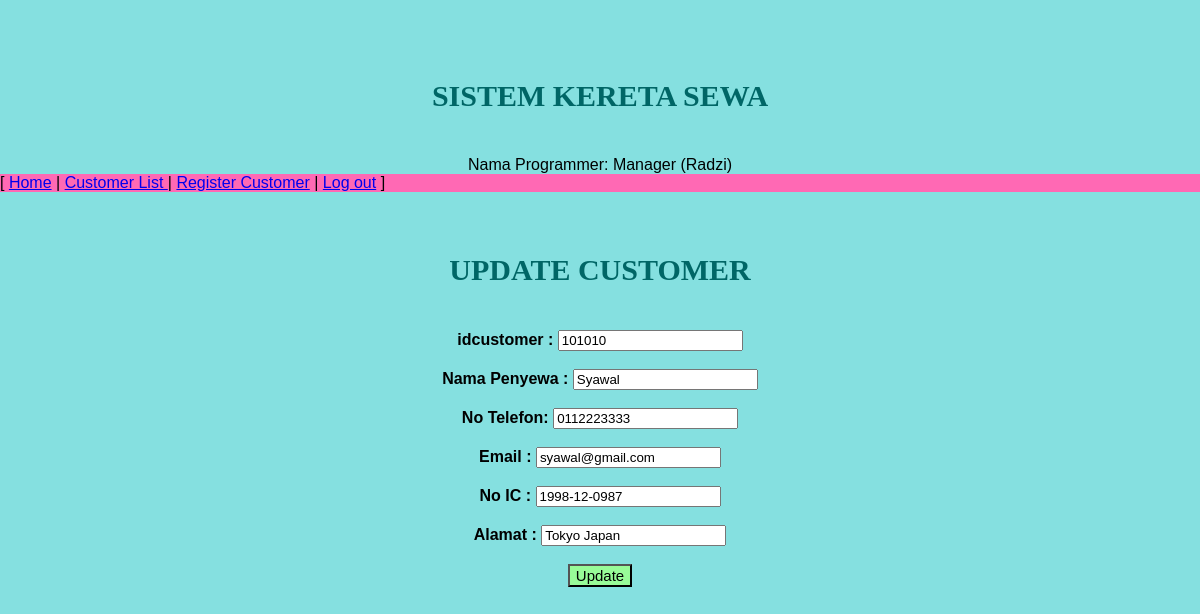
Screenshot of /manager/update.php?idcustomer=101010 with the database file from the repository.
### tables this page shows
CREATE TABLE `customer` (
  `idcustomer` int(20) NOT NULL,
  `namapenyewa` varchar(50) NOT NULL,
  `notelefon` varchar(20) NOT NULL,
  `email` varchar(50) NOT NULL,
  `noic` varchar(50) NOT NULL,
  `alamat` varchar(100) NOT NULL
);

### manager/update.php (the view, shortened to what this page needs)
<?php
require '../connection.php';
$idusr = $_GET["idcustomer"];
$dis_usr = "SELECT * FROM customer WHERE idcustomer='$idusr'";
$resultusr = $conn->query($dis_usr);
$row = $resultusr->fetch_assoc();
?>
<html>
<head>
    <link rel="stylesheet" href="../style.css">
</head>
<body>
    <div class="container">
        <br><br><br>
        <div class="center">
            <h2>Sistem Kereta Sewa</h2>
        </div>
        <center><br> Nama Programmer: <a>Manager (Radzi)</a></center>
    </div>
    <nav style="background-color: hotpink">
        [
        <a class="active" href="../index.php">Home</a>
        |
        <a href="index.php">Customer List </a>
        |
        <a href="register.php">Register Customer</a>
        |
        <a href="../index.php">Log out</a>
        ]
    </nav>
    <br><br>
    <center>
        <h2>Update Customer</h2>
    </center>
    <form name="myform" action="updatepro.php" method="post">
        <center>
            <br>
            <b>idcustomer :</b>
            <input type="text" name="idcustomer" readonly value="<?php echo $row["idcustomer"]; ?>">
            <br>
            <br>
            <b>Nama Penyewa :</b>
            <input type="text" name="name" value="<?php echo $row["namapenyewa"]; ?>">
            <br>
            <br>
            <b>No Telefon:</b>
            <input type="text" name="notelefon" value="<?php echo $row["notelefon"]; ?>">
            <br>
            <br>
            <b>Email :</b>
            <input type="email" name="email" value="<?php echo $row["email"]; ?>">
            <br>
            <br>
            <b>No IC :</b>
            <input type="text" name="noic" value="<?php echo $row["noic"]; ?>">
            <br>
            <br>
            <b>Alamat :</b>
            <input type="text" name="alamat" value="<?php echo $row["alamat"]; ?>">
        </center>
        <br>
        <center>
            <input type="submit" value="Update" style="background-color:PaleGreen;font-size: 15px;" />
        </center>
    </form>
</body>
</html>

### style.css (style rules this page uses)
body { background-color: #85e0e0; font-family: Arial, Helvetica, sans-serif; margin: 0; }
h2 { text-align: center; text-transform: uppercase; font-size: 30px; font-family: "Times New Roman", Times, serif; color: #006666; }

### rows the page displays
customer: idcustomer "101010", name "Syawal", notelefon "0112223333", email "syawal@gmail.com", noic "1998-12-0987", alamat "Tokyo Japan"
